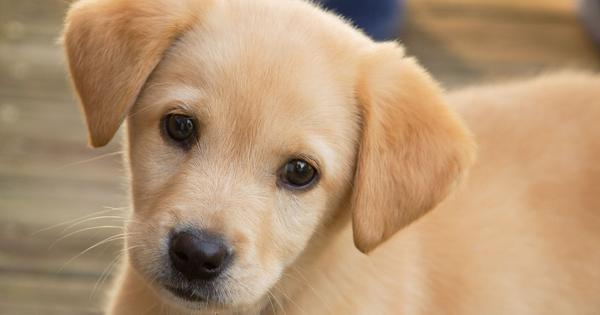
#> input picture notebooks/dog.jpg, 600 x 315 px
$ jupyter execute --allow-errors simba_attack_deepapi.ipynb   (shell and % lines are left out)
#> lines starting #> are read from the running program, lines starting #| are printed output that depends on the picture
### bat/apis/deepapi.py
r"""
This module implements the DeepAPI client for pretrained VGG16 model on CIFAR-10 dataset.
"""

import requests
from urllib.parse import urlparse
import urllib.request, json
from urllib.parse import urljoin

import numpy as np
np.set_printoptions(suppress=True)

from PIL import Image
from io import BytesIO
import base64

import concurrent.futures

class DeepAPIBase:
    def __init__(self, concurrency=8):
        self.concurrency = concurrency
        pass

    def predict(self, X):
        n_targets = 0
        if type(X) == list:
            n_targets = len(X)
        elif type(X) == np.ndarray:
            n_targets = X.shape[0]
        else:
            raise ValueError('Input type not supported...')

        return self.predictX(X) if n_targets > 1 else self.predictO(X)

    # [53 lines left out: function predictX, not called in this run]


    def predictO(self, X):
        """
        - X: numpy array of shape (N, H, W, C)
        """
        if isinstance(X, list):
            for x in X:
                assert len(x.shape) == 3, 'Expecting a 3D tensor'
        else:
            if len(X.shape) != 4 or X.shape[3] != 3:
                raise ValueError(
                    "`predict` expects "
                    "a batch of images "
                    "(i.e. a 4D array of shape (samples, 224, 224, 3)). "
                    "Found array with shape: " + str(X.shape)
                )

        y_preds = []
        try:
            for x in X:
                y_pred_temp = np.zeros(len(self.labels))
                # Load the input image and construct the payload for the request
                image = Image.fromarray(np.uint8(x))
                buff = BytesIO()
                image.save(buff, format="JPEG")

                data = {'file': base64.b64encode(buff.getvalue()).decode("utf-8")}

                for attempt in range(5):
                    try:
                        res = requests.post(self.url, json=data, timeout=10).json()['predictions']
                        for r in res:
                            y_pred_temp[self.labels.index(r['label'])] = r['probability']
                    except Exception as e:
                        print('\nError:', e, 'Retrying...', attempt, '\n')
                        continue

                    break

                y_preds.append(y_pred_temp)

        except Exception as e:
            print(e)

        return np.array(y_preds)

    # [21 lines left out: functions print, get_class_name, not called in this run]


class DeepAPI_VGG16_Cifar10(DeepAPIBase):

    def __init__(self, url, concurrency=8):
        """
        - url: DeepAPI server URL
        """
        super().__init__(concurrency)

        url_parse = urlparse(url)
        self.url = urljoin(url_parse.scheme + '://' + url_parse.netloc, 'vgg16_cifar10')

        # cifar10 labels
        cifar10_labels = ['frog', 'deer', 'cat', 'bird', 'dog', 'truck', 'ship', 'airplane', 'horse', 'automobile']
        self.labels = cifar10_labels


class DeepAPI_ImageNet(DeepAPIBase):
    # [16 lines left out: function __init__, not called in this run]


class DeepAPI_Inceptionv3_ImageNet(DeepAPI_ImageNet):
    # [8 lines left out: function __init__, not called in this run]


class DeepAPI_Resnet50_ImageNet(DeepAPI_ImageNet):
    # [8 lines left out: function __init__, not called in this run]


class DeepAPI_VGG16_ImageNet(DeepAPI_ImageNet):
    # [8 lines left out: function __init__, not called in this run]


bat_deepapi_model_list = {
    1: ['vgg16_cifar10', DeepAPI_VGG16_Cifar10],
    2: ['vgg16_imagenet', DeepAPI_VGG16_ImageNet],
    3: ['resnet50_imagenet', DeepAPI_Resnet50_ImageNet],
    4: ['inceptionv3_imagenet', DeepAPI_Inceptionv3_ImageNet]
}

### notebooks/simba_attack_deepapi.ipynb
## Distributed SimBA Attack against DeepAPI

Paper link: https://arxiv.org/abs/1905.07121

[cell 1]
from bat.attacks import SimBA
from bat.apis.deepapi import DeepAPI_VGG16_Cifar10

[cell 2]
import numpy as np
np.set_printoptions(suppress=True)

from PIL import Image

## Step 1: Load image and make predictions

[cell 3]
# Load Image
x = np.asarray(Image.open("dog.jpg").resize((32, 32)))
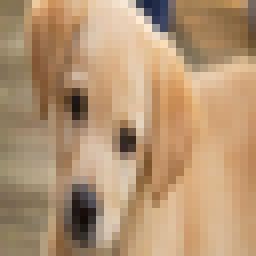
#> x: shape (32, 32, 3) (shown 8 times larger); mean R, G, B 179.9, 148.2, 115

[cell 4]
from matplotlib.pyplot import imshow
from matplotlib import pyplot as plt

[cell 5]
plt.figure(figsize = (1, 1))
plt.imshow(x, interpolation='nearest')

[cell 6]
# Initialize the DeepAPI Model
model = DeepAPI_VGG16_Cifar10("http://localhost:8080")

#> (a cell that did not finish here is left out)

#> the loop in predictO, `for x in X:` made 1 pass
#> after the loop in predictO, `for x in X:`: y_preds = []

# Print result
model.print(y_pred)
print()
print('Prediction', np.argmax(y_pred), model.get_class_name(np.argmax(y_pred)))

## Step 2: Apply the SimpleBA Attack

#> (a cell that did not finish here is left out)

[cell 9]
plt.figure(figsize = (1, 1))
#> (the rest of this cell did not finish here and is left out)

#> (a cell that did not finish here is left out)


$ run again, with notebooks/cat.jpg copied over notebooks/dog.jpg
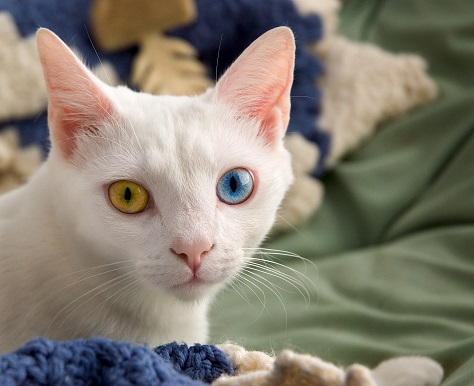
#> input picture notebooks/cat.jpg, 474 x 386 px
#> `x = np.asarray(Image.open("dog.jpg").resize((32, 32)))`:
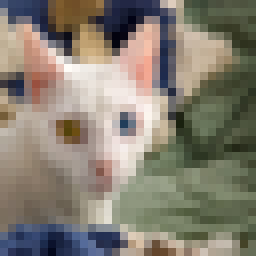
#> x: shape (32, 32, 3) (shown 8 times larger); mean R, G, B 133.1, 126.4, 113.6
#> the loop in predictO, `for x in X:` made 1 pass
#> after the loop in predictO, `for x in X:`: y_preds = []
